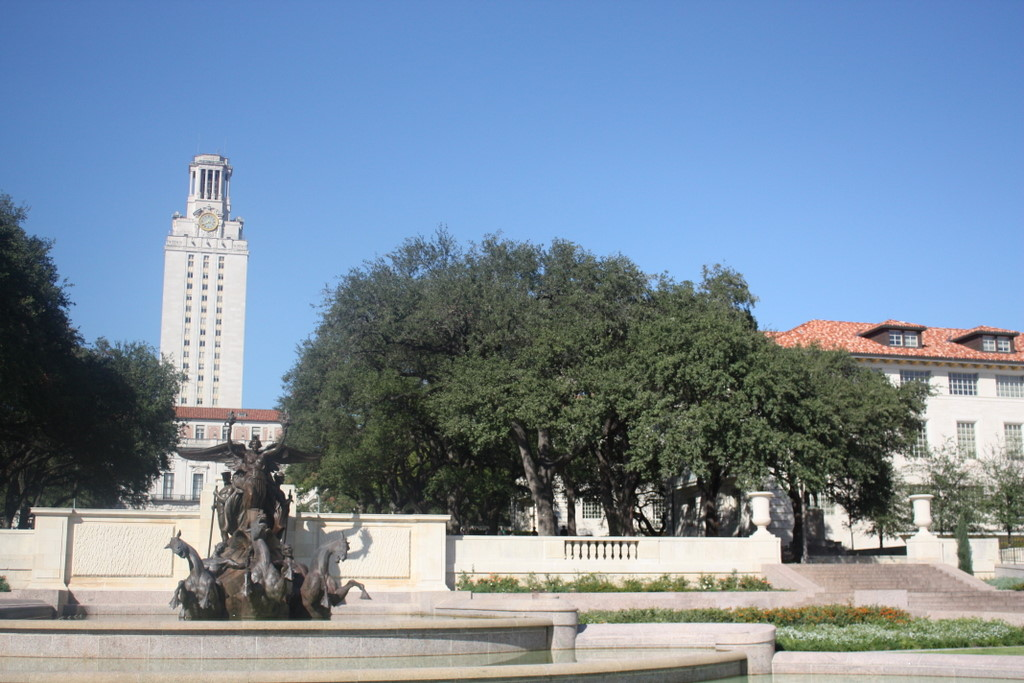
#> input picture MP3/data/part1_data/uttower_left.JPG, 1024 x 683 px
$ python -i harris.py   (imports and definitions only)
#> lines starting #> are read from the running program, lines starting #| are printed output that depends on the picture; after the words box and inside, x2 and y2 are one past the last pixel; in counts of white or black regions, pixels touching at a corner belong together
"""
Harris Corner Detector
Usage: Call the function harris(filename) for corner detection
Reference   (Code adapted from):
             http://www.kaij.org/blog/?p=89
             Kai Jiang - Harris Corner Detector in Python

"""
from pylab import *
from scipy import signal
from scipy import *
import numpy as np
from PIL import Image

def harris(filename, min_distance = 10, threshold = 0.1):
    """
    filename: Path of image file
    threshold: (optional)Threshold for corner detection
    min_distance : (optional)Minimum number of pixels separating
     corners and image boundary
    """
#> called with filename = 'data/part1_data/uttower_left.JPG', min_distance = 10, threshold = 0.1
    im = np.array(Image.open(filename).convert("L"))
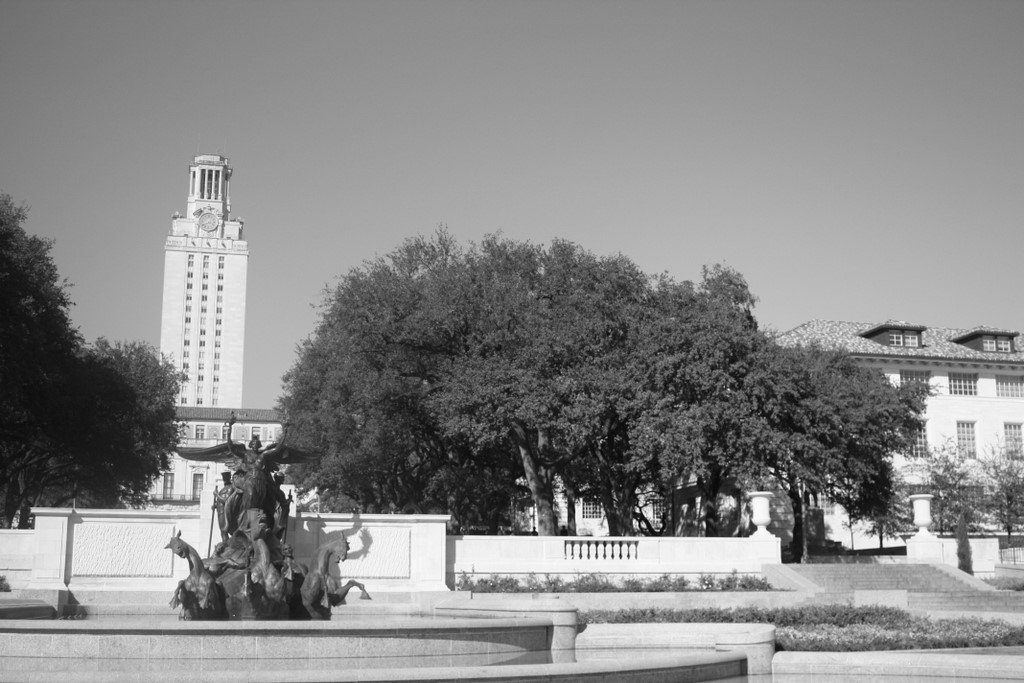
#> im: shape (683, 1024); min 2, max 255, mean 136.7
    harrisim = compute_harris_response(im)
    filtered_coords = get_harris_points(harrisim,min_distance, threshold)
    #print(filtered_coords)
    plot_harris_points(im, filtered_coords)
    return filtered_coords

def gauss_derivative_kernels(size, sizey=None):
    """ returns x and y derivatives of a 2D
        gauss kernel array for convolutions """
    size = int(size)
    if not sizey:
        sizey = size
    else:
        sizey = int(sizey)
    y, x = mgrid[-size:size+1, -sizey:sizey+1]
    #x and y derivatives of a 2D gaussian with standard dev half of size
    # (ignore scale factor)
    gx = - x * exp(-(x**2/float((0.5*size)**2)+y**2/float((0.5*sizey)**2)))
    gy = - y * exp(-(x**2/float((0.5*size)**2)+y**2/float((0.5*sizey)**2)))
    return gx,gy

def gauss_kernel(size, sizey = None):
    """ Returns a normalized 2D gauss kernel array for convolutions """
    size = int(size)
    if not sizey:
        sizey = size
    else:
        sizey = int(sizey)
    x, y = mgrid[-size:size+1, -sizey:sizey+1]
    g = exp(-(x**2/float(size)+y**2/float(sizey)))
    return g / g.sum()

def compute_harris_response(im):
    """ compute the Harris corner detector response function
        for each pixel in the image"""
    #derivatives
    gx,gy = gauss_derivative_kernels(3)
    imx = signal.convolve(im,gx, mode='same')
    imy = signal.convolve(im,gy, mode='same')
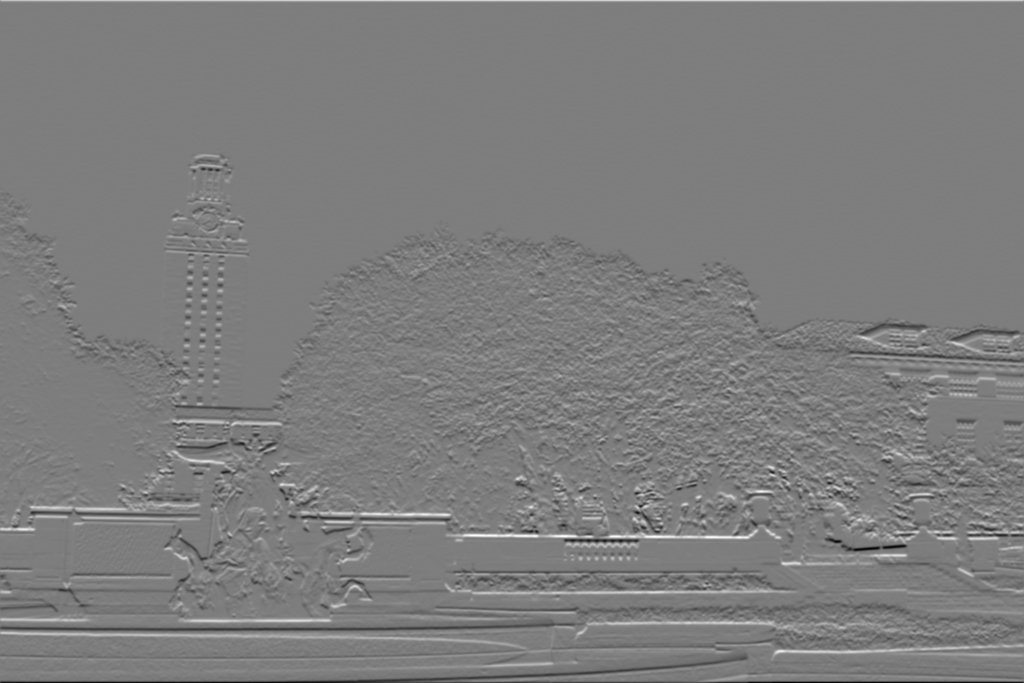
#> imy: shape (683, 1024) float64; min -570.8, max 587.7, mean 0.1; drawn with min black and max white
    #kernel for blurring
    gauss = gauss_kernel(3)
    #compute components of the structure tensor
    Wxx = signal.convolve(imx*imx,gauss, mode='same')
    Wxy = signal.convolve(imx*imy,gauss, mode='same')
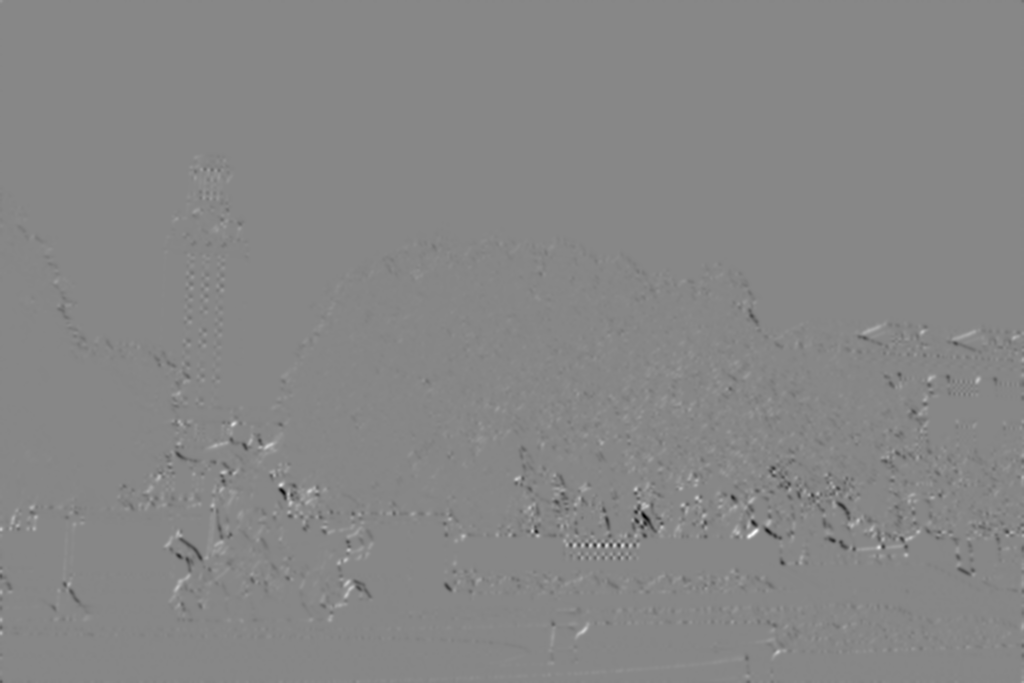
#> Wxy: shape (683, 1024) float64; min -77601.1, max 68873.4, mean -66.5; drawn with min black and max white
    Wyy = signal.convolve(imy*imy,gauss, mode='same')
    #determinant and trace
    Wdet = Wxx*Wyy - Wxy**2
    Wtr = Wxx + Wyy
    return Wdet / Wtr
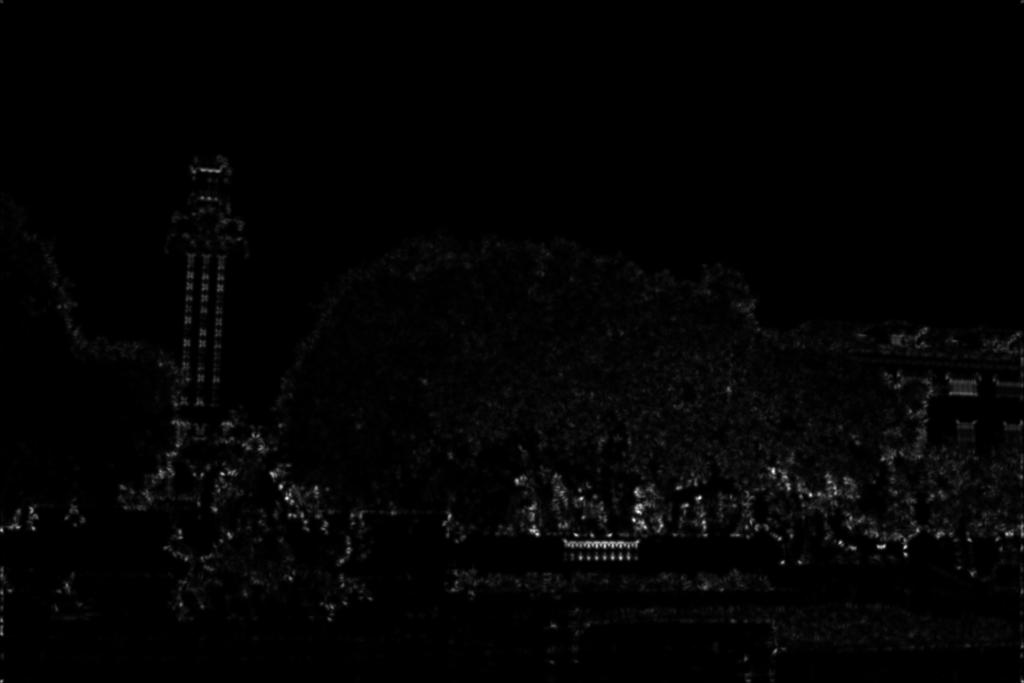
#> returned value: shape (683, 1024) float64; min -4.14e-12, max 31745.7, mean 455.5; drawn with min black and max white

def get_harris_points(harrisim, min_distance=10, threshold=0.1):
    """ return corners from a Harris response image
        min_distance is the minimum nbr of pixels separating
        corners and image boundary"""
#> called with min_distance = 10, threshold = 0.1
    #find top corner candidates above a threshold
    corner_threshold = max(harrisim.ravel()) * threshold
#> corner_threshold = 3174.6
    harrisim_t = (harrisim > corner_threshold) * 1
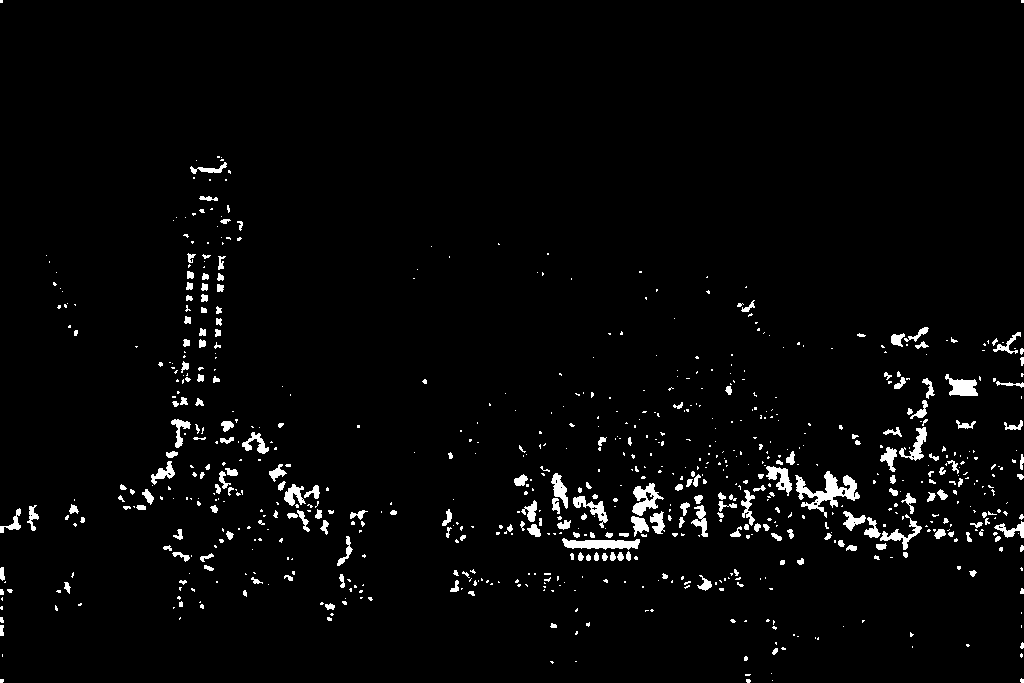
#> harrisim_t: shape (683, 1024) int64; values 0 (black) and 1 (white), 2.8% white; 761 white regions (542 under 20 px), largest, box (x1, y1, x2, y2) and area: (795, 471, 860, 518) 1077, (562, 538, 640, 550) 617, (632, 483, 664, 516) 500
    #get coordinates of candidates
    candidates = harrisim_t.nonzero()
#> candidates = 19850 positions, rows 0 to 682, columns 0 to 1023
    coords = [ (candidates[0][c],candidates[1][c]) for c in range(len(candidates[0]))]
#> coords = 19850 pairs, first value 0 to 682, second value 0 to 1023
    #...and their values
    candidate_values = [harrisim[c[0]][c[1]] for c in coords]
#> candidate_values = 19850 values, max 31745.7 at index 12145, min 3174.7 at index 14186, mean 5916.8
    #sort candidates
    index = argsort(candidate_values)
#> index = 19850 values, max 19849 at index 18828, min 0 at index 10163, mean 9924.5
    #store allowed point locations in array
    allowed_locations = zeros(harrisim.shape)
    allowed_locations[min_distance:-min_distance,min_distance:-min_distance] = 1
    #select the best points taking min_distance into account
    filtered_coords = []
    for i in index:
        if allowed_locations[coords[i][0]][coords[i][1]] == 1:
            filtered_coords.append(coords[i])
            allowed_locations[(coords[i][0]-min_distance):(coords[i][0]+min_distance),
                (coords[i][1]-min_distance):(coords[i][1]+min_distance)] = 0
#> this loop made 19850 passes
#> i on passes 1 to 3: 14186, 543, 12073
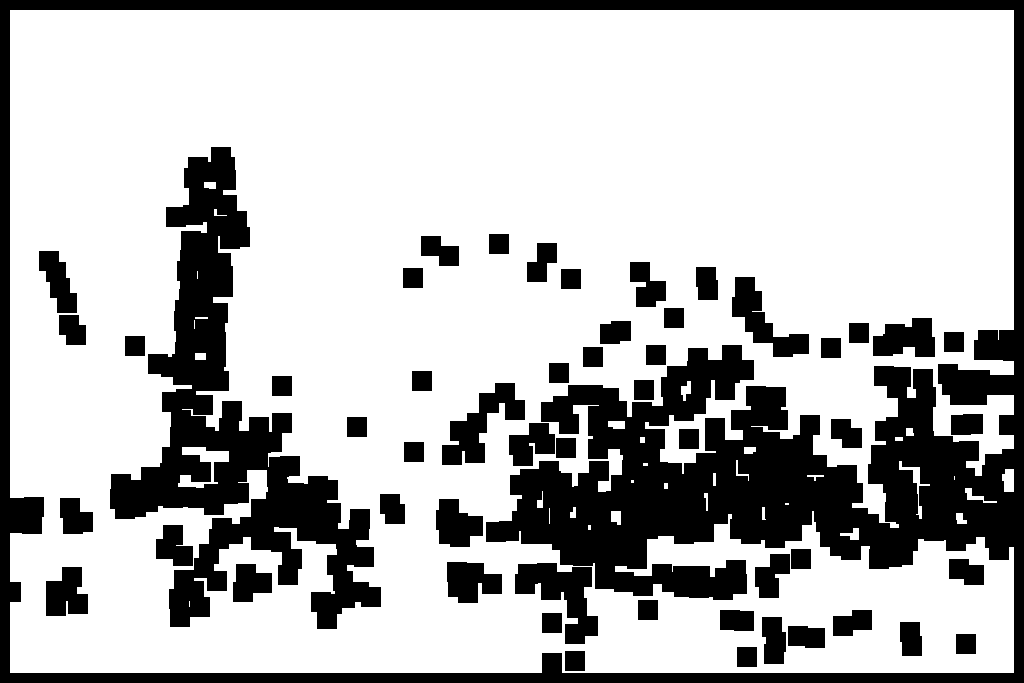
#> allowed_locations: shape (683, 1024) float64; values 0 (black) and 1 (white), 73% white; 54 black regions, largest, box (x1, y1, x2, y2) and area: (0, 0, 1024, 683) 106050, (110, 147, 381, 629) 39652, (515, 563, 598, 644) 3299
#> after the loop, filtered_coords = 533 pairs, first value 157 to 663, second value 11 to 1013
    return filtered_coords

def plot_harris_points(image, filtered_coords):
    """ plots corners found in image"""
    figure()
    gray()
    imshow(image)
    plot([p[1] for p in filtered_coords],[p[0] for p in filtered_coords],'r*')
    axis('off')
    show()
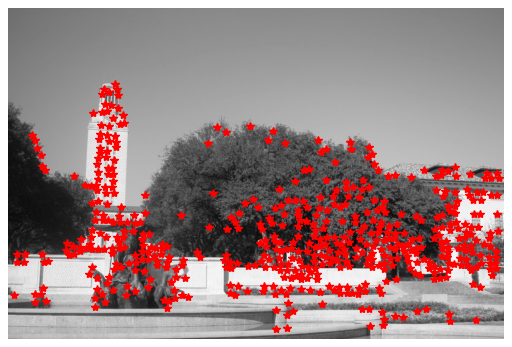
#> figure drawn by matplotlib, 1 panel

#harris('./CS543_ECE549 Assignment 3_files/sample_panorama.JPG')

>>> result = harris('data/part1_data/uttower_left.JPG')
#> result has the same summary as filtered_coords in get_harris_points

$ run again, on MP3/data/part1_data/uttower_right.JPG
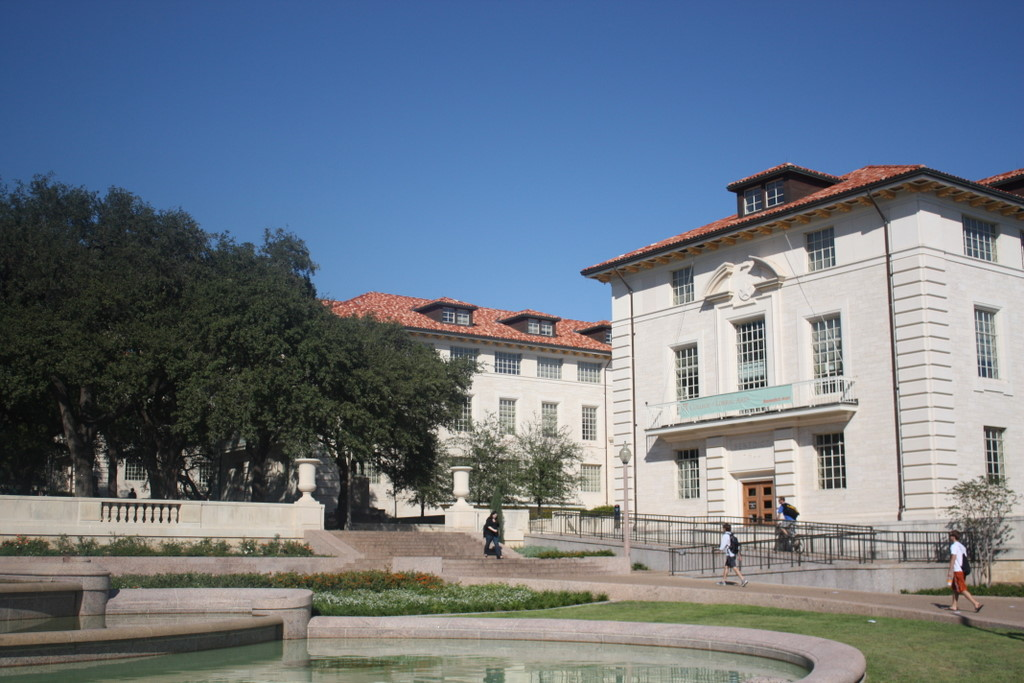
#> input picture MP3/data/part1_data/uttower_right.JPG, 1024 x 683 px
#> corner_threshold = 2531.2
#> in get_harris_points, `harrisim_t = (harrisim > corner_threshold) * 1`:
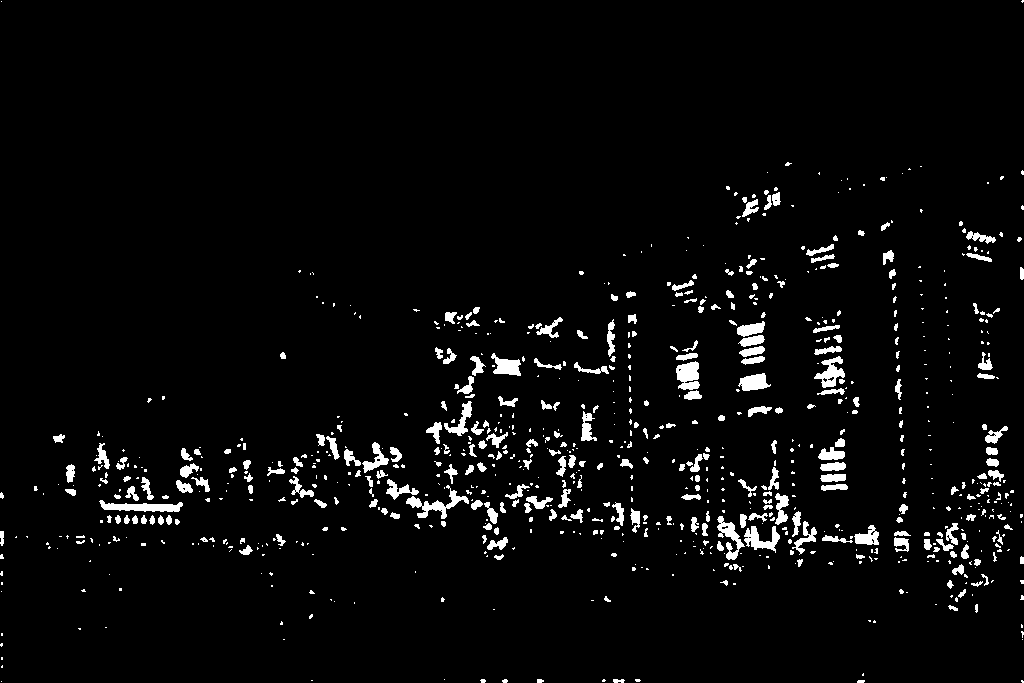
#> harrisim_t: shape (683, 1024) int64; values 0 (black) and 1 (white), 3.8% white; 853 white regions (558 under 20 px), largest, box (x1, y1, x2, y2) and area: (406, 485, 469, 519) 593, (99, 500, 183, 512) 582, (676, 361, 700, 390) 520
#> candidates = 26707 positions, rows 0 to 682, columns 0 to 1023
#> coords = 26707 items
#> the loop in get_harris_points, `for i in index:` made 26707 passes
#> i on passes 1 to 3: 6222, 15718, 4247
#> after the loop in get_harris_points, `for i in index:`: filtered_coords = 648 pairs, first value 165 to 639, second value 16 to 1011
#> in plot_harris_points, `show()`:
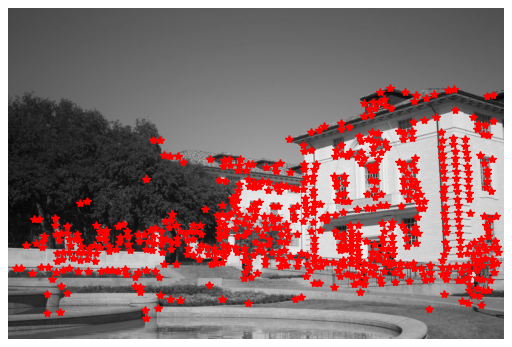
#> figure drawn by matplotlib, 1 panel
#> result has the same summary as filtered_coords in get_harris_points
